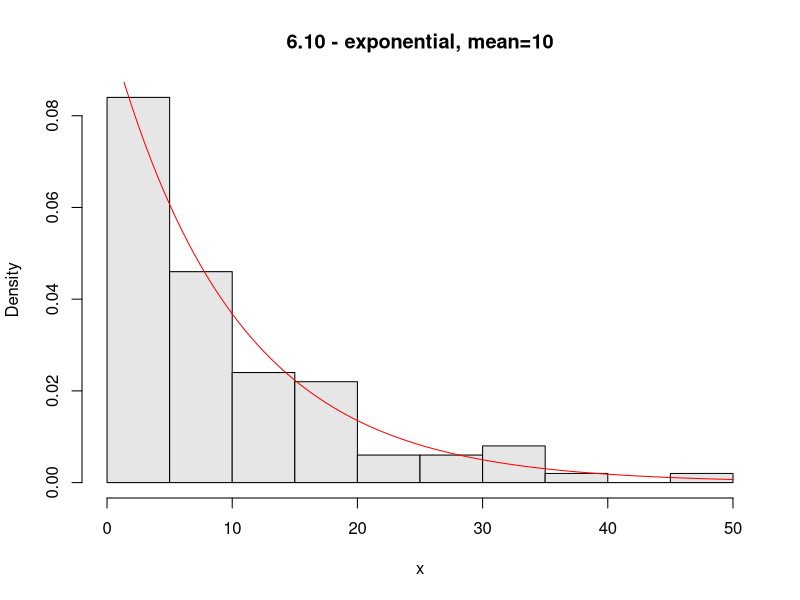

This figure's R source:
## Q 6.1
set.seed(6.1)
x = runif(10, min=0, max=12)
x
# [1] 6.062683 9.376420 2.643521 3.800939 8.074834 9.780757 9.579337 7.627319
# [9] 5.096485 0.644768

min(x)
# [1] 0.644768

max(x)
# [1] 9.780757


## Q 6.2
set.seed(6.2)
x = rnorm(10, mean=5, sd=5)
x
# [1]  6.348030  1.850073  9.343299 13.635978  5.120938  6.840126 -1.546021
# [8]  8.693110  5.224365 -0.241986

sum(x<0)
# [1] 2


## Q 6.3
m = 100
s = 10
x = rnorm(100, mean=m, sd=s)

sum(x<m-2*s | x>m+2*s)
# [1] 5


## Q 6.4
set.seed(6.4)
n = 1
p = 0.5
x = rbinom(50, n, p)

sum(x==1)
# [1] 30


## Q 6.5

x = sample(1:6, 100, replace=T)
sum(x==6)

x = rbinom(100, 1, 1/6)
sum(x==1)
# [1] 21


## Q 6.6
x = sample(1:49, 6, replace=F)
x

min(x)
# [1] 13

max(x)
# [1] 46


## Q 6.7
#qnorm(0.05) 
qnorm(0.05, 0, 1) 
# [1] -1.644854


## Q 6.8
#  mean is 0, meaning this probability distribution
#  is symmetric about the y-axis.
#  for P(-z <= Z <= z) = 0.05...
negative_z = qnorm(0.95/2)
z = -negative_z
# [1] 0.06270678

# pnorm(-z) = 0.5 - 0.025
pnorm(-1*z)
# [1] 0.475

# pnorm(z)  = 0.5 + 0.025
pnorm(z)
# [1] 0.525


## Q 6.9
pnorm(1.5, 0, 2, lower.tail=F)
# [1] 0.2266274


## 6.10
x = rexp(100, 1/10)
hist(x, probability=T, col=gray(0.9), main="6.10 - exponential, mean=10")
curve(dexp(x, 1/10), col="red", add=T)
dev.copy(png, "images/6-10.png")
dev.off()

#  ... median?
median(x)
# [1] 5.709862


## 6.11
#  ... off the top of my head, it looks like rnorm(5, mean=0, sd=1:5)
#      will:
#      a. return 5 random numbers from a normal distribution centered about the Y-axis
#      b. with each random number coming from a normal distribution with sd set to 1-5
rnorm(5, mean=0, sd=1:5)
# [1]  0.2696060 -1.2599708  2.6059795  6.9087821  0.1209382


## 6.12
cards = paste(rep(c("A",2:10,"J","Q","K"),4),c("H","D","S","C"))
cards
sample(cards, 5)
sample(cards, 5)
